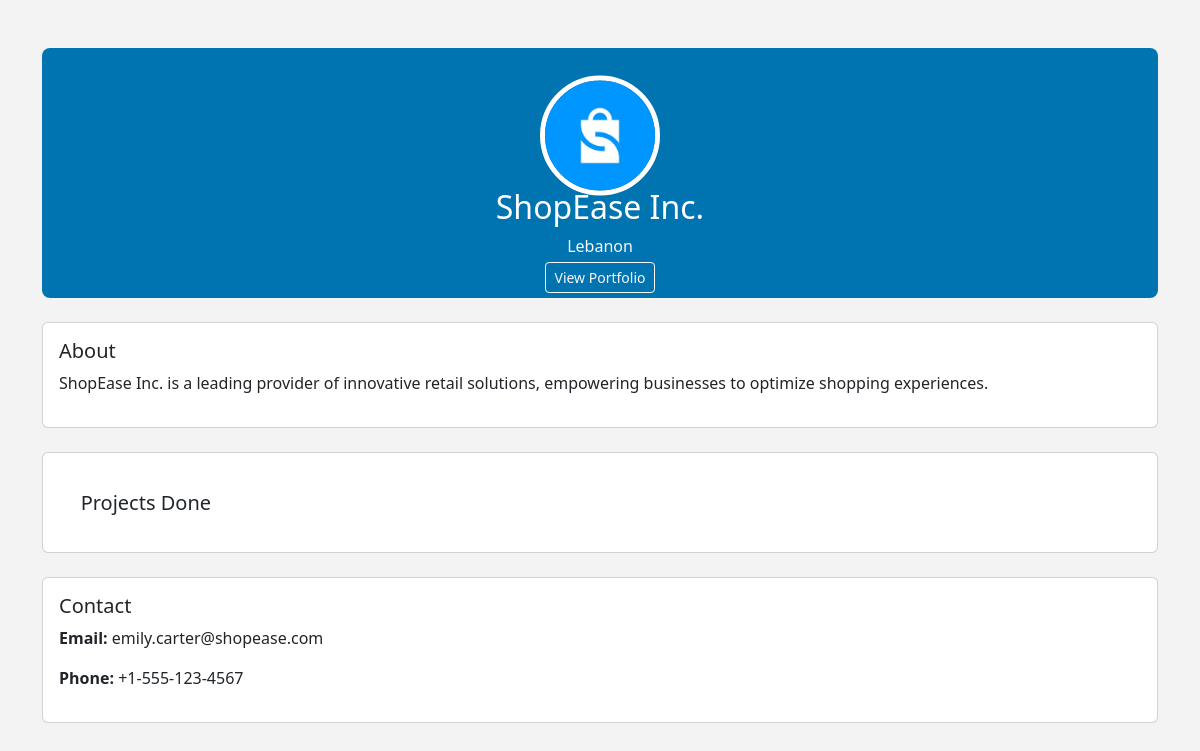
The app's page /profiles/freelancer/fotherpro.php?proid=2 (signed in) with its own data.
### tables this page shows
CREATE TABLE user (
    id INT(11) AUTO_INCREMENT PRIMARY KEY,
    name VARCHAR(25) NOT NULL,
    username VARCHAR(30) NOT NULL,
    email VARCHAR(30) NOT NULL,
    phone VARCHAR(100) NOT NULL,
    password VARCHAR(30) NOT NULL,
    country VARCHAR(30) NOT NULL,
    role INT(11) NOT NULL,
    link VARCHAR(500) NOT NULL,
    description TEXT NOT NULL,
    profilepic  VARCHAR(100),
    FOREIGN KEY (role) REFERENCES role(id) ON DELETE CASCADE ON UPDATE CASCADE
);

### profiles/freelancer/fotherpro.php (the view, shortened to what this page needs)
<link href="https://cdn.jsdelivr.net/npm/bootstrap@5.3.2/dist/css/bootstrap.min.css" rel="stylesheet">
<link rel="stylesheet" href="../otherprofile.css">
<?php
if ($_SESSION['isLoggedin'] == 1) {
    if (isset($_GET['proid']) && !empty($_GET['proid'])) {
        require_once '../../connection.php';
        $id = $_GET['proid'];
        $query = "SELECT `id`, `name`, `username`, `email`, `phone`, `password`, `country`, `role`, `link`, `description` FROM `user` WHERE id= $id";
        $res = $conn->query($query);
        if ($res->num_rows != 1) {
            header('location:../home.php?id=' . $_SESSION['user_id']);
        } else {
            $row = $res->fetch_assoc();
            $name = $row['name'];
            $nameParts = explode(' ', $name);
            $firstName = $nameParts[0];
        }
?>
        <div class="container mt-5">
            <div class="account-header position-relative" style="height: 250px;">
                <div class="position-absolute top-50 start-50 translate-middle text-center edit-section">
                    <label for="profilePictureInput">
                        <img src="../../images/<?= $firstName; ?>.jpg" alt="Profile Picture" class="account-picture" style="width: 120px; height: 120px; border-radius: 50%; object-fit: cover;">
                    </label>
                </div>
                <div class="text-center mt-5 pt-5">
                    <h2 class="mt-4" id="fullName"><?= $row['name']; ?></h2>
                    <p class="mb-1 text-light"><i class="bi bi-geo-alt"></i> <span id="country"><?= $row['country']; ?></span></p>
                    <a href="<?= $row['link']; ?>" id="portfolio" target="_blank" class="btn btn-outline-light btn-sm">View Portfolio</a>
                </div>
            </div>
            <div class="account-content mt-4">
                <div class="card mb-4">
                    <div class="card-body">
                        <h5 class="card-title">About</h5>
                        <p id="bio"><?= $row['description']; ?></p>
                    </div>
                </div>
                <div class="card mb-4">
                    <div class="card-body">
                        <h5 class="card-title" style="margin: 2%;">Projects Done</h5>
                    </div>
                </div>
                <div class="card mb-4">
                    <div class="card-body">
                        <h5 class="card-title">Contact</h5>
                        <p><strong>Email:</strong> <span id="email"><?= $row['email'] ?></span></p>
                        <p><strong>Phone:</strong> <span id="text"><?= $row['phone'] ?></span></p>
                    </div>
                </div>
            </div>
        </div>
<?php
    }
}

### profiles/otherprofile.css (style rules this page uses)
.account-header { background-color: #0073b1; color: white; padding: 20px; border-radius: 8px; }
.account-picture { width: 150px; height: 150px; object-fit: cover; border: 5px solid white; border-radius: 50%; margin-top: -75px; }
.account-content { margin-top: 100px; }

### records on screen
user: name "ShopEase Inc.", country "Lebanon", description "ShopEase Inc. is a leading provider of innovative retail solutions, empowering businesses to optimize shopping experiences.", email "emily.carter@shopease.com", phone "+1-555-123-4567"
